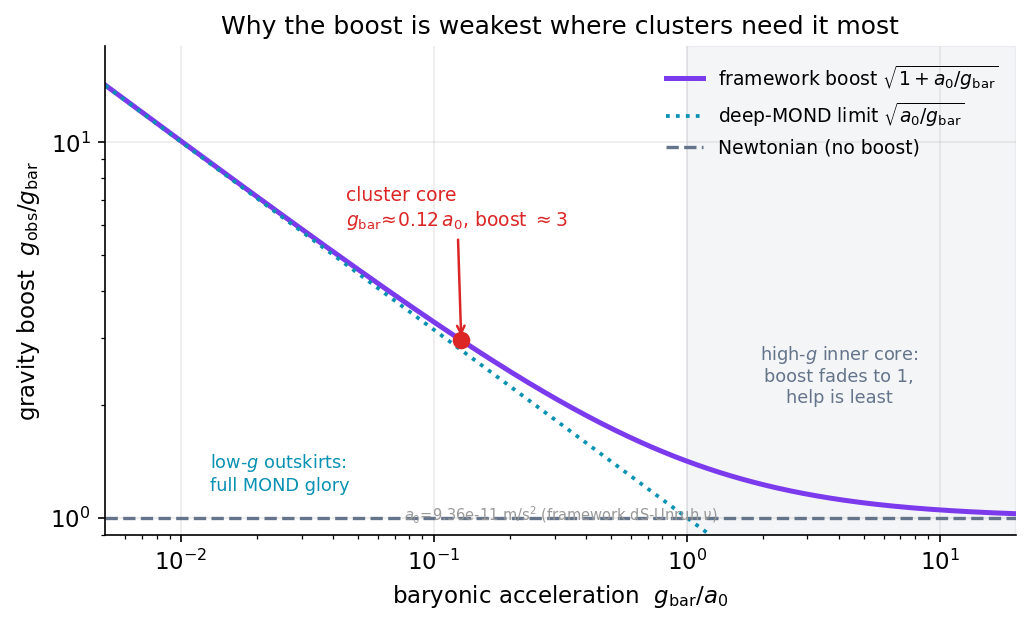

This figure's Python source:
import numpy as np, matplotlib
matplotlib.use("Agg")
import matplotlib.pyplot as plt
plt.rcParams.update({"figure.dpi":150,"savefig.dpi":150,"font.size":11,
    "axes.grid":True,"grid.alpha":0.25,"axes.spines.top":False,"axes.spines.right":False,
    "axes.titlesize":12,"figure.facecolor":"white","axes.facecolor":"white"})
C_FW="#7c3aed"; C_NEWTON="#64748b"; C_MOND="#0891b2"; C_DATA="#dc2626"

a0 = 9.36e-11  # m/s^2, framework scale a0 = c^2 sqrt(Lambda/32pi)

# Gravity boost = effective gravitating mass / baryonic mass = g_obs / g_bar.
# Framework dS-Unruh interpolation g_obs = sqrt(g_bar^2 + g_bar*a0) -> boost = sqrt(1 + a0/g_bar).
# Deep-MOND limiting boost: sqrt(a0/g_bar).
x = np.logspace(-2.3, 1.3, 400)          # g_bar / a0
g_bar = x * a0
boost_fw   = np.sqrt(1.0 + a0/g_bar)     # framework's own interpolation
boost_deep = np.sqrt(a0/g_bar)           # deep-MOND limit

fig, ax = plt.subplots(figsize=(7,4.3))
ax.plot(x, boost_fw,   color=C_FW,   lw=2.4, label=r"framework boost $\sqrt{1+a_0/g_{\rm bar}}$")
ax.plot(x, boost_deep, color=C_MOND, lw=1.8, ls=":", label=r"deep-MOND limit $\sqrt{a_0/g_{\rm bar}}$")
ax.axhline(1.0, color=C_NEWTON, lw=1.6, ls="--", label="Newtonian (no boost)")

# mark the cluster-core regime from the chapter's worked example: g_N ~ 0.12 a0, boost ~ 3
g_core = 1.2e-11/a0
ax.scatter([g_core],[np.sqrt(1+a0/(g_core*a0))], color=C_DATA, zorder=5, s=55)
ax.annotate("cluster core\n"+r"$g_{\rm bar}\!\approx\!0.12\,a_0$, boost $\approx$3",
            xy=(g_core, np.sqrt(1+a0/(g_core*a0))), xytext=(0.045, 6.0),
            fontsize=9, color=C_DATA,
            arrowprops=dict(arrowstyle="->", color=C_DATA, lw=1.2))
ax.axvspan(1.0, x.max(), color=C_NEWTON, alpha=0.07)
ax.text(4.0, 2.4, "high-$g$ inner core:\nboost fades to 1,\nhelp is least",
        fontsize=8.5, color=C_NEWTON, ha="center", va="center")
ax.text(0.013, 1.18, "low-$g$ outskirts:\nfull MOND glory", fontsize=8.5,
        color=C_MOND, ha="left")

ax.set_xscale("log"); ax.set_yscale("log")
ax.set_xlim(x.min(), x.max()); ax.set_ylim(0.9, 18)
ax.set_xlabel(r"baryonic acceleration  $g_{\rm bar}/a_0$")
ax.set_ylabel(r"gravity boost  $g_{\rm obs}/g_{\rm bar}$")
ax.set_title("Why the boost is weakest where clusters need it most")
ax.legend(frameon=False, loc="upper right", fontsize=9)
ax.text(0.5,0.02,"$a_0$=9.36e-11 m/s$^2$ (framework dS-Unruh $\\nu$)",
        transform=ax.transAxes, ha="center", va="bottom", fontsize=7, color="#999")
fig.tight_layout(); fig.savefig("ch29_boost_vs_acceleration.png", bbox_inches="tight"); print("ok")
